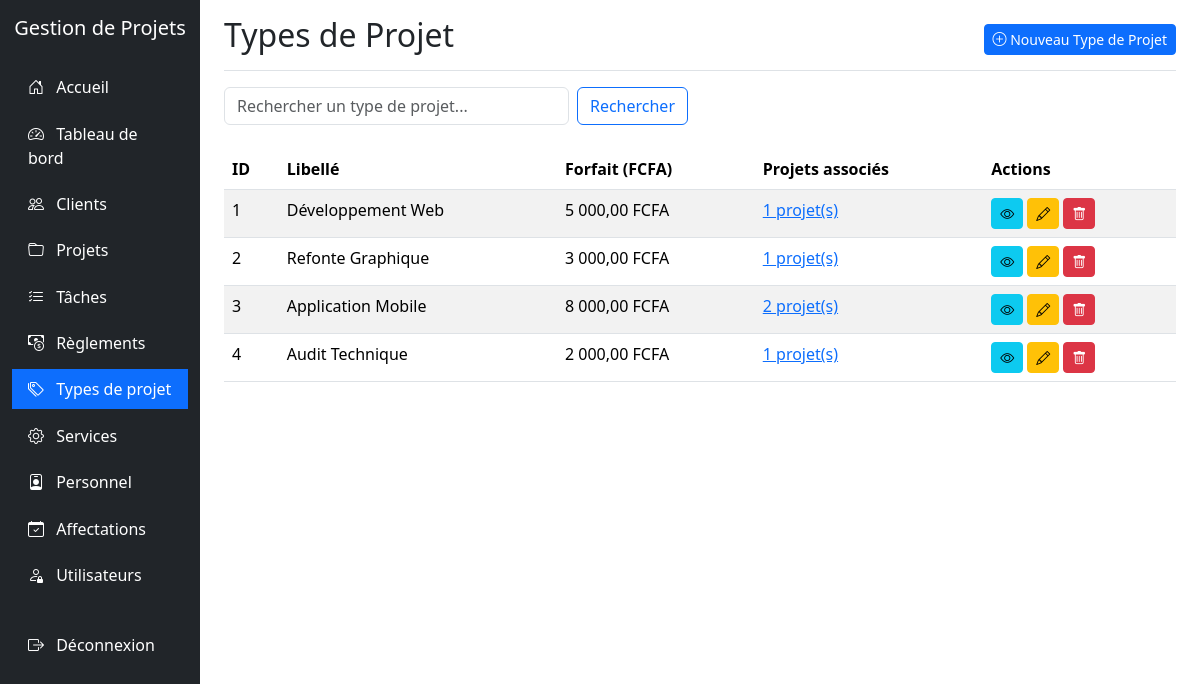
Page /typesprojet/index.php (signed in) on the committed database.
### tables this page shows
CREATE TABLE IF NOT EXISTS `typeprojet` (
  `IdTypeProjet` int NOT NULL AUTO_INCREMENT,
  `LibelleTypeProjet` varchar(255) NOT NULL,
  `ForfaitCoutTypeProjet` int DEFAULT NULL,
  PRIMARY KEY (`IdTypeProjet`)
);

### typesprojet/index.php (the view, shortened to what this page needs)
<?php
require_once '../config.php';
$search = isset($_GET['search']) ? $_GET['search'] : '';
$where = '';
$sql = "SELECT * FROM TYPEPROJET $where ORDER BY IdTypeProjet";
$result = mysqli_query($conn, $sql);
?>
<!DOCTYPE html>
<html lang="fr">
<head>
    <link href="../libs/bootstrap@5.3.0-alpha1/dist/css/bootstrap.min.css" rel="stylesheet">
    <link rel="stylesheet" href="../libs/bootstrap-icons-1.10.0/font/bootstrap-icons.css">
</head>
<body>
    <div class="container-fluid">
        <div class="row">
            <div class="col-md-3 col-lg-2 d-md-block sidebar collapse">
                <div class="position-sticky pt-3">
                    <div class="text-center mb-4">
                        <h5 class="text-white">Gestion de Projets</h5>
                    </div>
                    <ul class="nav flex-column">
                        <li class="nav-item">
                            <a class="nav-link" href="../index.php">
                                <i class="bi bi-house-door"></i> Accueil
                            </a>
                        </li>
                        <li class="nav-item">
                            <a class="nav-link" href="../dashboard/index.php">
                                <i class="bi bi-speedometer2"></i> Tableau de bord
                            </a>
                        </li>
                        <li class="nav-item">
                            <a class="nav-link" href="../clients/index.php">
                                <i class="bi bi-people"></i> Clients
                            </a>
                        </li>
                        <li class="nav-item">
                            <a class="nav-link" href="../projets/index.php">
                                <i class="bi bi-folder"></i> Projets
                            </a>
                        </li>
                        <li class="nav-item">
                            <a class="nav-link" href="../taches/index.php">
                                <i class="bi bi-list-check"></i> Tâches
                            </a>
                        </li>
                        <li class="nav-item">
                            <a class="nav-link" href="../reglements/index.php">
                                <i class="bi bi-cash-coin"></i> Règlements
                            </a>
                        </li>
                        <li class="nav-item">
                            <a class="nav-link active" href="../typesprojet/index.php">
                                <i class="bi bi-tags"></i> Types de projet
                            </a>
                        </li>
                        <li class="nav-item">
                            <a class="nav-link" href="../services/index.php">
                                <i class="bi bi-gear"></i> Services
                            </a>
                        </li>
                        <li class="nav-item">
                            <a class="nav-link" href="../personnel/index.php">
                                <i class="bi bi-person-badge"></i> Personnel
                            </a>
                        </li>
                        <li class="nav-item">
                            <a class="nav-link" href="../affectations/index.php">
                                <i class="bi bi-calendar-check"></i> Affectations
                            </a>
                        </li>
                        <?php if ($_SESSION['role'] == 'admin'): ?>
                        <li class="nav-item">
                            <a class="nav-link" href="../utilisateurs/index.php">
                                <i class="bi bi-person-lock"></i> Utilisateurs
                            </a>
                        </li>
                        <?php endif; ?>
                        <li class="nav-item mt-4">
                            <a class="nav-link" href="../logout.php">
                                <i class="bi bi-box-arrow-right"></i> Déconnexion
                            </a>
                        </li>
                    </ul>
                </div>
            </div>
            <div class="col-md-9 ms-sm-auto col-lg-10 px-md-4">
                <div class="d-flex justify-content-between flex-wrap flex-md-nowrap align-items-center pt-3 pb-2 mb-3 border-bottom">
                    <h1 class="h2">Types de Projet</h1>
                    <div class="btn-toolbar mb-2 mb-md-0">
                        <a href="create.php" class="btn btn-sm btn-primary">
                            <i class="bi bi-plus-circle"></i> Nouveau Type de Projet
                        </a>
                    </div>
                </div>
                <div class="row mb-4">
                    <div class="col-md-6">
                        <form action="index.php" method="get" class="d-flex">
                            <input type="text" name="search" class="form-control me-2" placeholder="Rechercher un type de projet..." value="<?php echo htmlspecialchars($search); ?>">
                            <button type="submit" class="btn btn-outline-primary">Rechercher</button>
                        </form>
                    </div>
                </div>
                <div class="table-responsive">
                    <table class="table table-striped table-hover">
                        <thead>
                            <tr>
                                <th>ID</th>
                                <th>Libellé</th>
                                <th>Forfait (FCFA)</th>
                                <th>Projets associés</th>
                                <th>Actions</th>
                            </tr>
                        </thead>
                        <tbody>
                            <?php
                            if (mysqli_num_rows($result) > 0) {
                                while($row = mysqli_fetch_assoc($result)) {
                                    $typeId = $row['IdTypeProjet'];
                                    $projetsSql = "SELECT COUNT(*) as count FROM PROJET WHERE IdTypeProjet = $typeId";
                                    $projetsResult = mysqli_query($conn, $projetsSql);
                                    $projetsCount = mysqli_fetch_assoc($projetsResult)['count'];
                                    echo "<tr>";
                                    echo "<td>" . $row['IdTypeProjet'] . "</td>";
                                    echo "<td>" . htmlspecialchars($row['LibelleTypeProjet']) . "</td>";
                                    echo "<td>" . number_format($row['ForfaitCoutTypeProjet'], 2, ',', ' ') . " FCFA</td>";
                                    echo "<td><a href='../projets/index.php?type=" . $typeId . "'>" . $projetsCount . " projet(s)</a></td>";
                                    echo "<td>";
                                    echo "<a href='view.php?id=" . $typeId . "' class='btn btn-sm btn-info me-1'><i class='bi bi-eye'></i></a>";
                                    echo "<a href='edit.php?id=" . $typeId . "' class='btn btn-sm btn-warning me-1'><i class='bi bi-pencil'></i></a>";
                                    echo "<a href='delete.php?id=" . $typeId . "' class='btn btn-sm btn-danger' onclick='return confirm(\"Êtes-vous sûr de vouloir supprimer ce type de projet ?\")'><i class='bi bi-trash'></i></a>";
                                    echo "</td>";
                                    echo "</tr>";
                                }
                            } else {
                                echo "<tr><td colspan='5' class='text-center'>Aucun type de projet trouvé</td></tr>";
                            }
                            ?>
                        </tbody>
                    </table>
                </div>
            </div>
        </div>
    </div>
</body>
</html>

### typesprojet/index.php (style rules this page uses)
.sidebar { min-height: 100vh; background-color: #212529; }
.sidebar .nav-link { color: #fff; padding: 0.5rem 1rem; margin: 0.2rem 0; }
.sidebar .nav-link.active { background-color: #0d6efd; }
.sidebar .nav-link i { margin-right: 0.5rem; }

### rows in the picture
typeprojet: IdTypeProjet "1", LibelleTypeProjet "Développement Web", ForfaitCoutTypeProjet "5 000,00", projetsCount "1"
typeprojet: IdTypeProjet "2", LibelleTypeProjet "Refonte Graphique", ForfaitCoutTypeProjet "3 000,00", projetsCount "1"
typeprojet: IdTypeProjet "3", LibelleTypeProjet "Application Mobile", ForfaitCoutTypeProjet "8 000,00", projetsCount "2"
typeprojet: IdTypeProjet "4", LibelleTypeProjet "Audit Technique", ForfaitCoutTypeProjet "2 000,00", projetsCount "1"
